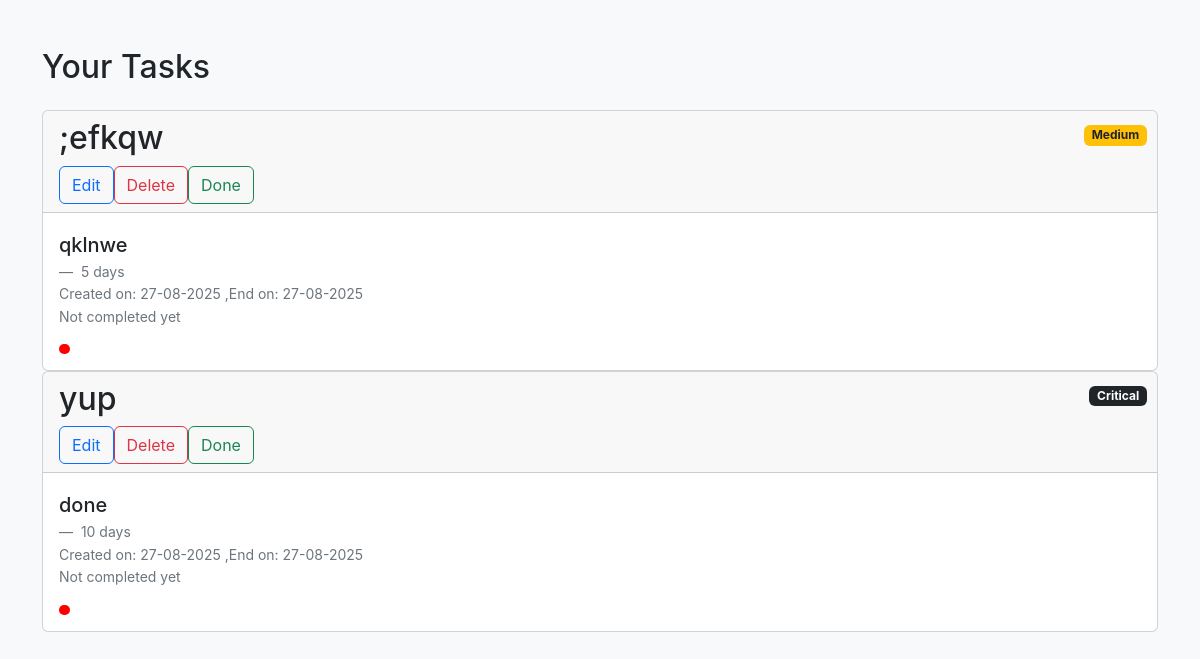
The app's page /user/task (signed in) with its own data.
### app.py (models this page shows, shortened)
class Task(db.Model):
    id = db.Column(db.Integer, primary_key=True)
    title = db.Column(db.String(100), nullable=False)
    description = db.Column(db.Text, nullable=True)
    user_id = db.Column(db.Integer, db.ForeignKey('user.id'), nullable=False)
    StartDate = db.Column(db.DateTime, nullable=False, default=lambda: datetime.now(timezone.utc))
    EndDate = db.Column(db.DateTime, nullable=False, default=db.func.current_timestamp()) #I will use Deadline instead
    CompletedDate = db.Column(db.DateTime(timezone=True), nullable=True)  # for both boolean and date when the task was actually completed
    Deadline = db.Column(db.Integer, nullable=False)    # Deadline in days
    priority = db.Column(db.String(10), nullable=False, default='Medium')

### app.py (the view)
@app.route('/user/task')
def view_tasks():
    if 'user_id' not in session:
        return redirect(url_for('login'))
    user = User.query.get(session['user_id'])
    tasks = Task.query.filter_by(user_id=session['user_id']).all()
    return render_template('viewTasks.html', user=user, tasks=tasks, title='Tasks', style='register_signin.css', script='script.js')

### templates/viewTasks.html
{% extends 'base.html' %}
{% block content %}
<div class="container mt-5">
    <h2 class="mb-4">Your Tasks</h2>
    {% if tasks %}
    <div class="list-group">
        {% for task in tasks %}
        <div class="card" id="{{ task.id }}">
            <div style="position: relative;" class="card-header">
                <h2>
                    {{ task.title }}
                </h2>
                <div  class="btn-group btn-group-sm me-3" role="group" aria-label="Task actions">
                    <a href="{{ url_for('edit_task', task_id=task.id) }}"><button type="button" class="btn btn-outline-primary">Edit</button></a>
                    <a href="{{ url_for('delete_task', task_id=task.id) }}"><button type="button" class="btn btn-outline-danger">Delete</button></a>
                    <a href="{{ url_for('complete_task', task_id=task.id) }}"><button id="{{ task.id }}" onclick="Done(this.id)" id="done" type="button" class="btn btn-outline-success">Done</button></a>
                </div>
                <div style=" position: absolute; top: 0; right: 0; padding: 10px;">
                    {% if task.priority == 'Low' %}
                    <span class="badge bg-success">Low</span>
                    {% elif task.priority == 'Medium' %}
                    <span class="badge bg-warning text-dark">Medium</span>
                    {% elif task.priority == 'High' %}
                    <span class="badge bg-danger">High</span>
                    {% elif task.priority == 'Critical' %}
                    <span class="badge bg-dark">Critical</span>
                    {% endif %}
                </div>
            </div>
            <div class="card-body">
                <figure>
                    <blockquote class="blockquote">
                        <p style="font-weight:500">{{ task.description }}</p>
                    </blockquote>
                    <figcaption class="blockquote-footer">
                        {{ task.Deadline }} days <cite title="Source Title"></cite><br>
                        Created on: {{ task.StartDate.strftime('%d-%m-%Y') }} ,End on:
                        {{ task.EndDate.strftime('%d-%m-%Y') }} <br>
                        {% if task.CompletedDate %}
                        Completed on: {{ task.CompletedDate.strftime('%d-%m-%Y' ) }}
                        {% else %}
                        Not completed yet
                        {% endif %}
                    </figcaption>
                </figure>
                <div style="position: relative;height: 10px;">
                    <span class="timeline" data-start="{{ task.StartDate.isoformat() }}"
                        data-end="{{ task.EndDate.isoformat() }}" data-deadline="{{ task.Deadline }}"
                        style="display:inline-block;position: absolute;top:0;left:0;background-color: red;height:100%"></span>
                </div>
            </div>
        </div>
        {% endfor %}
    </div>
    {% else %}
    <p>You have no tasks. <a href="{{ url_for('add_task') }}">Add a new task</a></p>
    {% endif %}
</div>
{% endblock %}

### templates/base.html
{% include "partials/header.html" %}
{% block content %}
{% endblock content %}
{% include "partials/footer.html" %}

### templates/partials/header.html (shortened to what this page needs)
<!DOCTYPE html>
<html lang="en">
<head>
   <link href="https://cdn.jsdelivr.net/npm/bootstrap@5.3.7/dist/css/bootstrap.min.css" rel="stylesheet"
 />
    <link rel="stylesheet" href="https://cdn.jsdelivr.net/npm/bootstrap-icons@1.11.3/font/bootstrap-icons.css">
    {% if style %}
        <link rel="stylesheet" href="{{ url_for('static', filename='style/' + style) }}">
    {% endif %}
</head>
<body>

### templates/partials/footer.html (shortened to what this page needs)
</body>
</html>

### static/style/register_signin.css (style rules this page uses)
body { font-family: 'Inter', 'Segoe UI', sans-serif; line-height: 1.6; background: #f8f9fa; color: #212529; }
.btn { transition: transform 0.2s ease, box-shadow 0.2s ease; }
.timeline { transition: width 0.5s ease; border-radius: 5px; }

### records on screen
Task: title ";efkqw", priority "Medium", description "qklnwe", Deadline "5", StartDate "27-08-2025", EndDate "27-08-2025", shows "Not completed yet"
Task: title "yup", priority "Critical", description "done", Deadline "10", StartDate "27-08-2025", EndDate "27-08-2025", shows "Not completed yet"
